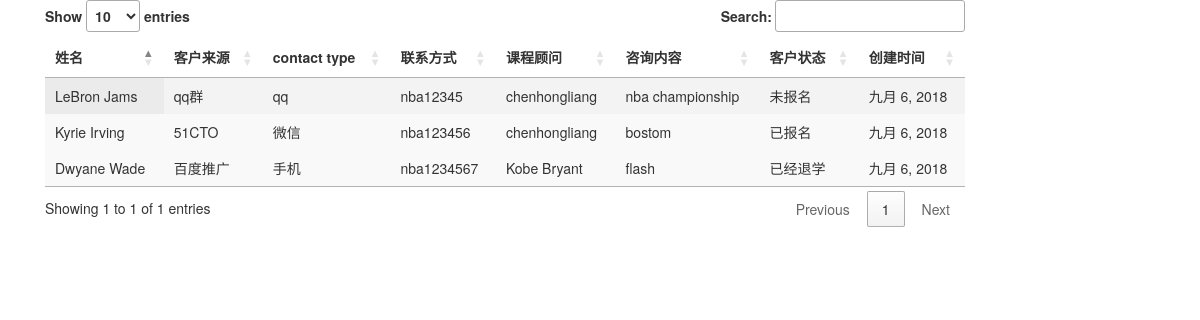
The page /crm/test1/ on the database its author committed.
### crm/models.py (models this page shows)
class CustomerInfo(models.Model):
    name = models.CharField('姓名',max_length=64,default=None)
    contact_type_choices = ((0,'qq'),(1,'微信'),(2,'手机'))
    contact_type = models.SmallIntegerField(choices=contact_type_choices,default=0)
    contact = models.CharField('联系方式',max_length=64,unique=True)
    source_choices = ((0,'qq群'),(1,'51CTO'),(2,'百度推广'),(3,'知乎'),(4,'转介绍'),(5,'其它'),)
    source = models.SmallIntegerField('客户来源',choices=source_choices)
    referral_from = models.ForeignKey('self',blank=True,null=True,verbose_name='转介绍',on_delete=models.CASCADE)
    consult_courses = models.ManyToManyField('Course',verbose_name='咨询课程')
    consult_content = models.TextField('咨询内容',)
    status_choices = ((0,'未报名'),(1,'已报名'),(2,'已经退学'))
    status = models.SmallIntegerField('客户状态',choices=status_choices)
    consultant = models.ForeignKey('UserProfile',verbose_name='课程顾问',on_delete=models.CASCADE)
    date = models.DateField('创建的时间',auto_now_add=True)

class UserProfile(models.Model):
    user = models.OneToOneField(User,on_delete=models.CASCADE)
    name = models.CharField('姓名',max_length=64)
    role = models.ManyToManyField(Role,blank=True,null=True)
    def __str__(self):
        return self.name

### crm/views.py (the view)
def test1(request):
    customer = models.CustomerInfo.objects.all()
    return render(request, 'test1.html', locals())

### templates/test1.html (shortened to what this page needs)
<!DOCTYPE html>
<html lang="zh-CN"><head><meta http-equiv="Content-Type" content="text/html; charset=UTF-8">
    <link rel="stylesheet" href="https://cdn.bootcss.com/bootstrap/3.3.7/css/bootstrap.min.css">
    <link rel="stylesheet" type="text/css" href="http://cdn.datatables.net/1.10.15/css/jquery.dataTables.css">
  </head>
<div class="container">
    <main role="main" class="col-sm-9 ml-sm-auto col-md-10 pt-3">
                <table id="table_example" class="display table table-hover table-striped">
                <thead>
                <tr>
			    <th>姓名</th>
			    <th>客户来源</th>
			    <th>contact type</th>
			    <th>联系方式</th>
                <th>课程顾问</th>
                <th>咨询内容</th>
                <th>客户状态</th>
                <th>创建时间</th>
		        </tr>
		        </thead>
                    <tbody>
                {% for customer in customer %}
                <tr>
                    <td>{{ customer.name }}</td>
                    <td>{{ customer.get_source_display }}</td>
                    <td>{{ customer.get_contact_type_display }}</td>
                    <td>{{ customer.contact }}</td>
                    <td>{{ customer.consultant }}</td>
                    <td>{{ customer.consult_content }}</td>
                    <td>{{ customer.get_status_display }}</td>
                    <td>{{ customer.date }}</td>
                </tr>
                </tbody>
                {% endfor %}
                </table>
    </main>
</div>

### rows shown on the page
CustomerInfo: name "LeBron Jams", source "qq群", contact_type "qq", contact "nba12345", consultant "chenhongliang", consult_content "nba championship", status "未报名", date "九月 6, 2018"
CustomerInfo: name "Kyrie Irving", source "51CTO", contact_type "微信", contact "nba123456", consultant "chenhongliang", consult_content "bostom", status "已报名", date "九月 6, 2018"
CustomerInfo: name "Dwyane Wade", source "百度推广", contact_type "手机", contact "nba1234567", consultant "Kobe Bryant", consult_content "flash", status "已经退学", date "九月 6, 2018"
